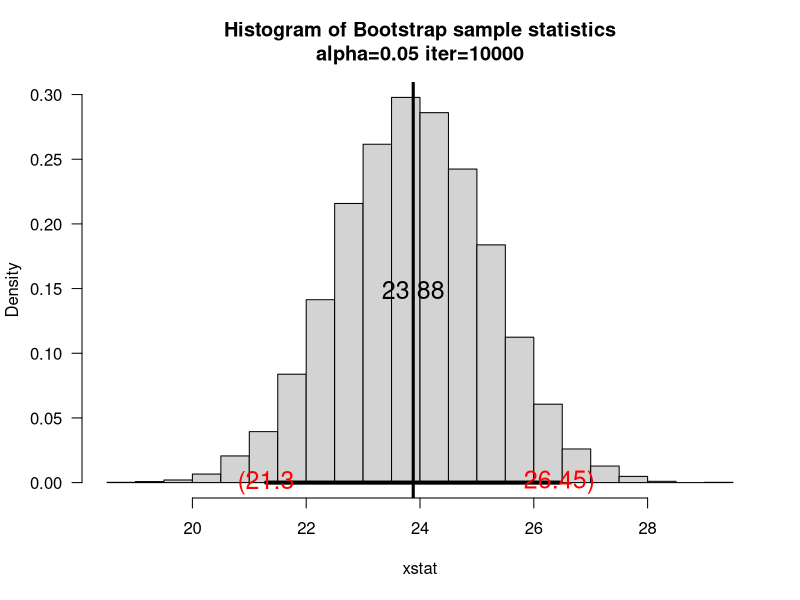
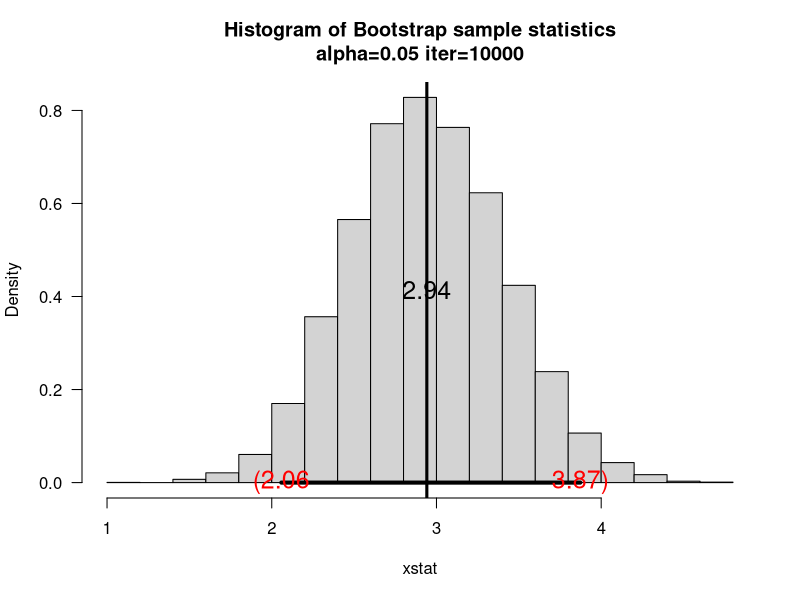
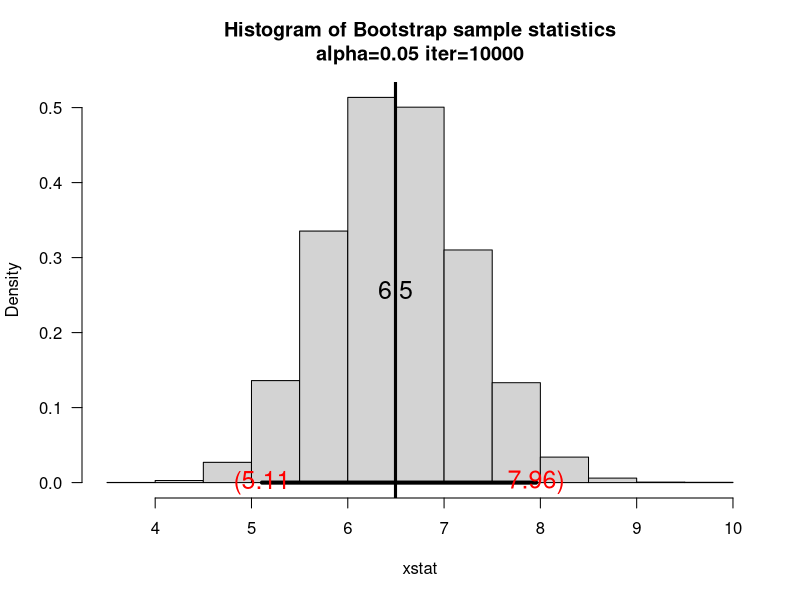
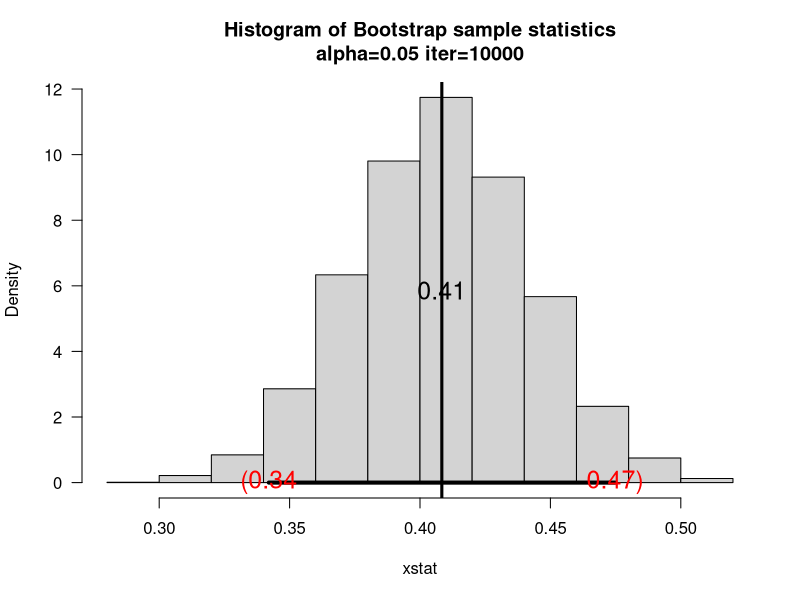

Source code (R) for these figures, in order:
## ---- chunk 1
knitr::opts_chunk$set(echo = TRUE)
## ---- chunk 2
getwd()
## ---- chunk 3
set.seed(35)
sam=round(rnorm(20,mean=10,sd=4),2)
unique(sample(sam,20,replace=TRUE))
unique(sample(sam,20,replace=TRUE))
unique(sample(sam,20,replace=TRUE))
unique(sample(sam,20,replace=TRUE))
unique(sample(sam,20,replace=TRUE))
## ---- chunk 4
unique(sample(sam,20,replace=FALSE))
unique(sample(sam,20,replace=FALSE))
unique(sample(sam,20,replace=FALSE))
unique(sample(sam,20,replace=FALSE))
unique(sample(sam,20,replace=FALSE))
## ---- chunk 5
#sample(sam,21,replace=FALSE) #This is impossible without replacement since its trying to have a sample bigger than the population.
## ---- chunk 6
myboot2<-function(iter=10000,x,fun="mean",alpha=0.05,cx=1.5,...){  #Notice where the ... is repeated in the code
n=length(x)   #sample size

y=sample(x,n*iter,replace=TRUE)
rs.mat=matrix(y,nr=n,nc=iter,byrow=TRUE)
xstat=apply(rs.mat,2,fun) # xstat is a vector and will have iter values in it 
ci=quantile(xstat,c(alpha/2,1-alpha/2))# Nice way to form a confidence interval
# A histogram follows
# The object para will contain the parameters used to make the histogram
para=hist(xstat,freq=FALSE,las=1,
main=paste("Histogram of Bootstrap sample statistics","\n","alpha=",alpha," iter=",iter,sep=""),
...)

#mat will be a matrix that contains the data, this is done so that I can use apply()
mat=matrix(x,nr=length(x),nc=1,byrow=TRUE)

#pte is the point estimate
#This uses whatever fun is
pte=apply(mat,2,fun)
abline(v=pte,lwd=3,col="Black")# Vertical line
segments(ci[1],0,ci[2],0,lwd=4)      #Make the segment for the ci
text(ci[1],0,paste("(",round(ci[1],2),sep=""),col="Red",cex=cx)
text(ci[2],0,paste(round(ci[2],2),")",sep=""),col="Red",cex=cx)

# plot the point estimate 1/2 way up the density
text(pte,max(para$density)/2,round(pte,2),cex=cx)

# Some output to use if necessary
}
## ---- chunk 7
set.seed(39) 
sam=rnorm(25,mean=25,sd=10)
myboot2(x= sam)
## ---- chunk 8
set.seed(30) 
sam=rchisq(20,df=3)
myboot2(x= sam)
## ---- chunk 9
set.seed(40)
sam=rgamma(30,shape=2,scale=3)
myboot2(x= sam)
## ---- chunk 10
set.seed(10)
sam=rbeta(20,shape1=3,shape2=4)
myboot2(x= sam)
